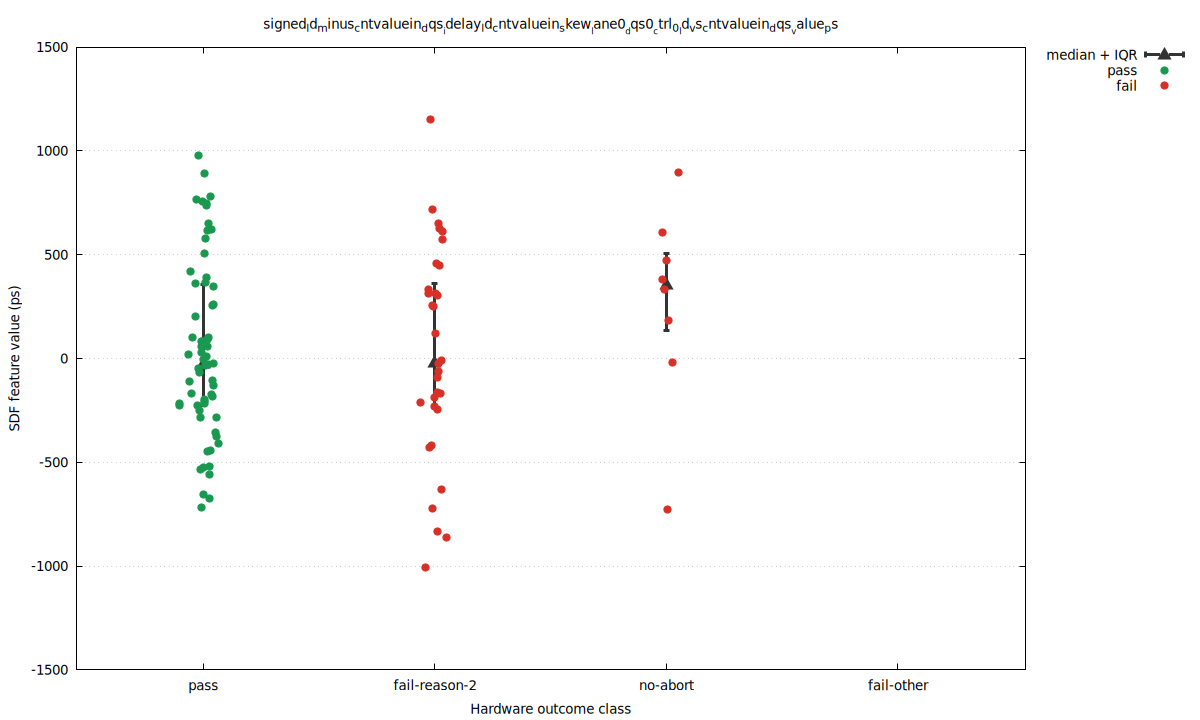

Reproduce this figure in gnuplot.
set terminal pngcairo size 1200,720 enhanced font 'DejaVu Sans,10'
set output 'signed_baseline_seed_1_30_skew_signed_ld_minus_cntvaluein_dqs_idelay_ld_cntvaluein_skew_lane0_dqs0_ctrl_0_ld_v.png'
set datafile separator comma
set key outside right top
set grid ytics
set xrange [0.45:4.55]
set xtics ('pass' 1, 'fail-reason-2' 2, 'no-abort' 3, 'fail-other' 4)
set xlabel 'Hardware outcome class'
set ylabel 'SDF feature value (ps)'
set title 'signed_ld_minus_cntvaluein_dqs__idelay_ld_cntvaluein_skew__lane0__dqs0__ctrl_0__ld_vs_cntvaluein_dqs__value_ps'
plot \
  'signed_baseline_seed_1_30_skew_signed_ld_minus_cntvaluein_dqs_idelay_ld_cntvaluein_skew_lane0_dqs0_ctrl_0_ld_v.summary.dat' using 1:4:3:5 with yerrorbars pt 9 ps 1.5 lw 3 lc rgb '#333333' title 'median + IQR', \
  'signed_baseline_seed_1_30_skew_signed_ld_minus_cntvaluein_dqs_idelay_ld_cntvaluein_skew_lane0_dqs0_ctrl_0_ld_v.dat' using 1:4 with points pt 7 ps 1.2 lc rgb '#1a9850' title 'pass', \
  'signed_baseline_seed_1_30_skew_signed_ld_minus_cntvaluein_dqs_idelay_ld_cntvaluein_skew_lane0_dqs0_ctrl_0_ld_v.dat' using 1:5 with points pt 7 ps 1.2 lc rgb '#d73027' title 'fail'
